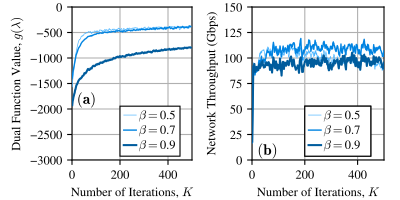

The Python source for this figure:
import os

import matplotlib.pyplot as plt
import numpy as np

#create a figure with (2,1) subplots
FONT_SIZE = 9
fig_width_px = 400
fig_height_px = 200
dpi = 100  # Typical screen DPI, adjust if necessary
fig_width_in = fig_width_px / dpi
fig_height_in = fig_height_px / dpi

plt.rcParams.update({
    # --- make every normal string use Times or the best fall-back ----
    'font.family' : 'serif',
    'font.serif'  : ['Times New Roman', 'Times', 'Nimbus Roman', 'STIXGeneral'],
    # --- keep your existing sizing rules ----------------------------
    'font.size'        : FONT_SIZE,
    'axes.titlesize'   : FONT_SIZE,
    'axes.labelsize'   : FONT_SIZE,
    'xtick.labelsize'  : FONT_SIZE,
    'ytick.labelsize'  : FONT_SIZE,
    'legend.fontsize'  : FONT_SIZE,
})
plt.rc('mathtext', fontset='cm')
plt.rcParams['pdf.fonttype'] = 42
plt.rcParams['ps.fonttype'] = 42

current_dir = os.path.dirname(os.path.abspath(__file__))
results_dir = os.path.join("/home/zhouyou/leo-sat-flow/sim_alg_j1_res/train_ld_starlink_1000_varying_beta/train_ld_starlink_1000_varying_beta-2025-October-22-10-55-40-ail")

# Plot the data
fig, axs_list = plt.subplots(1,2,)
fig.set_size_inches(fig_width_in, fig_height_in)  # 3.5 inches width, height adjusted to maintain aspect ratio

beta = [0.5, 0.7, 0.9]
N_POINTS = 500
res = np.zeros((len(beta), 4, N_POINTS))
result_list = []
for i, b in enumerate(beta):
    print(f"Processing beta = {b}")
    fname = f"BETA_{b:.4f}".replace('.','_')
    data_file = os.path.join(results_dir, fname)
    data = np.genfromtxt(data_file, delimiter=',')
    res[i, 0, :] = data[:, 4]
    res[i, 1, :] = data[:, 3]
    
axs = axs_list[0]
lines1 = []
lines2 = []
colors = ["#4cb5ff", "#0083e1", "#005C9D"]
for i, b in enumerate(beta):
    print(f"Plotting beta = {b}",i)
    AVG_N = 5
    avg = np.convolve(res[i,0,:], np.ones(AVG_N)/AVG_N, mode='full')[AVG_N:N_POINTS]
    line, = axs.plot(np.arange(N_POINTS-AVG_N)+1, avg, linewidth=0.5+i/2., zorder=3, color=colors[i])
    lines1.append(line)
    
axs.set_position([0.18, 0.2, 0.3, 0.765])
# axs.set_title('Beam Intensity')
axs.set_xlabel(r'Number of Iterations, $K$')
axs.set_ylabel(r'Dual Function Value, $g(\lambda)$')
axs.set_xlim(0, N_POINTS)
axs.set_ylim(-3000, -0)
# axs.set_xscale('log')
# axs.set_yscale('log')
axs.grid(True, zorder=0)
axs.text(20, -2000, r'$\bf{(a)}$', fontsize=FONT_SIZE+2, verticalalignment='bottom')



data_name_list = [r"$\beta=$"+f"{i}" for i in beta] 
ncol = 1  # Number of columns in the legend
h, l = lines1, data_name_list
# nrows = -(-len(h) // ncol)                         # ceiling division
# idx   = np.arange(len(h))
# pad   = nrows * ncol - len(idx)
# idx   = np.concatenate([idx, np.full(pad, -1)])    # pad
# order = idx.reshape(nrows, ncol).T.ravel()
# order = order[order >= 0]                          # drop sentinels
# h = [h[i] for i in order]
# l = [l[i] for i in order]

leg = axs.legend(h,l,fontsize=FONT_SIZE, loc='lower left', bbox_to_anchor=(0.4, 0.025, 0.5, 0.3), mode="expand",ncol = 1 ,borderaxespad=0.,handlelength=1, handleheight= 0.8, handletextpad=0.2, 
frameon=True,          # draw a frame
fancybox=False,        # <-- square corners (like MATLAB)
edgecolor='black',     # black  frame edge
facecolor='white',     # white background
framealpha=1,          # fully opaque
borderpad=0.3,         # tight inner padding (font-size units)
labelspacing=0.2,      # tight vertical space between rows
)   
leg.get_frame().set_linewidth(0.8)  # MATLAB-thin border

axs = axs_list[1]
lines1 = []
lines2 = []
colors = ["#4cb5ff", "#0083e1", "#005C9D"]
for i, b in enumerate(beta):
    print(f"Plotting beta = {b}",i)
    print(result_list)
    AVG_N = 5
    avg = np.convolve(-res[i,1,:], np.ones(AVG_N)/AVG_N, mode='full')[:N_POINTS]
    line, = axs.plot(np.arange(N_POINTS)+1, avg, linewidth=0.5+i/2., zorder=3, color=colors[i])
    lines1.append(line)
    # line, = axs.plot(np.arange(N_POINTS)+1, res[i,1,:],linewidth=1)
    # lines2.append(line)
    # line, = axs.plot(np.arange(N_POINTS)+1, res[i,2,:],linewidth=1)
    # lines.append(line)
    # line, = axs.plot(np.arange(N_POINTS)+1, res[i,3,:],linewidth=1)
    # lines.append(line)
# line, = axs.plot(np.arange(N_POINTS)+1, -res[0,2,:],linewidth=1)
# lines1.append(line)

axs.set_position([0.63, 0.2, 0.33, 0.765])
axs.set_xlabel(r'Number of Iterations, $K$')
axs.set_ylabel(r"Network Throughput (Gbps)")
axs.set_xlim(0, N_POINTS)
axs.set_ylim(0, 150)
axs.grid(True, zorder=0)
axs.text(20, 0, r'$\bf{(b)}$', fontsize=FONT_SIZE+2, verticalalignment='bottom')


data_name_list = [r"$\beta=$"+f"{i}" for i in beta] 
data_name_list.append(r"MRate")
ncol = 1  # Number of columns in the legend
h, l = lines1, data_name_list
# nrows = -(-len(h) // ncol)                         # ceiling division
# idx   = np.arange(len(h))
# pad   = nrows * ncol - len(idx)
# idx   = np.concatenate([idx, np.full(pad, -1)])    # pad
# order = idx.reshape(nrows, ncol).T.ravel()
# order = order[order >= 0]                          # drop sentinels
# h = [h[i] for i in order]
# l = [l[i] for i in order]

leg = axs.legend(h,l,fontsize=FONT_SIZE, loc='lower left', bbox_to_anchor=(0.4, 0.025, 0.5, 0.3), mode="expand",ncol = 1 ,borderaxespad=0.,handlelength=1, handleheight= 0.8, handletextpad=0.2, 
frameon=True,          # draw a frame
fancybox=False,        # <-- square corners (like MATLAB)
edgecolor='black',     # black  frame edge
facecolor='white',     # white background
framealpha=1,          # fully opaque
borderpad=0.3,         # tight inner padding (font-size units)
labelspacing=0.2,      # tight vertical space between rows
)   
leg.get_frame().set_linewidth(0.8)  # MATLAB-thin border
axs.add_artist(leg)

# Save the figure as a PDF
print("Saving figure to:", current_dir)
output_path = os.path.join(current_dir, os.path.splitext(os.path.basename(__file__))[0]) + '.pdf'

fig.savefig(output_path, format='pdf', pad_inches=0.)
